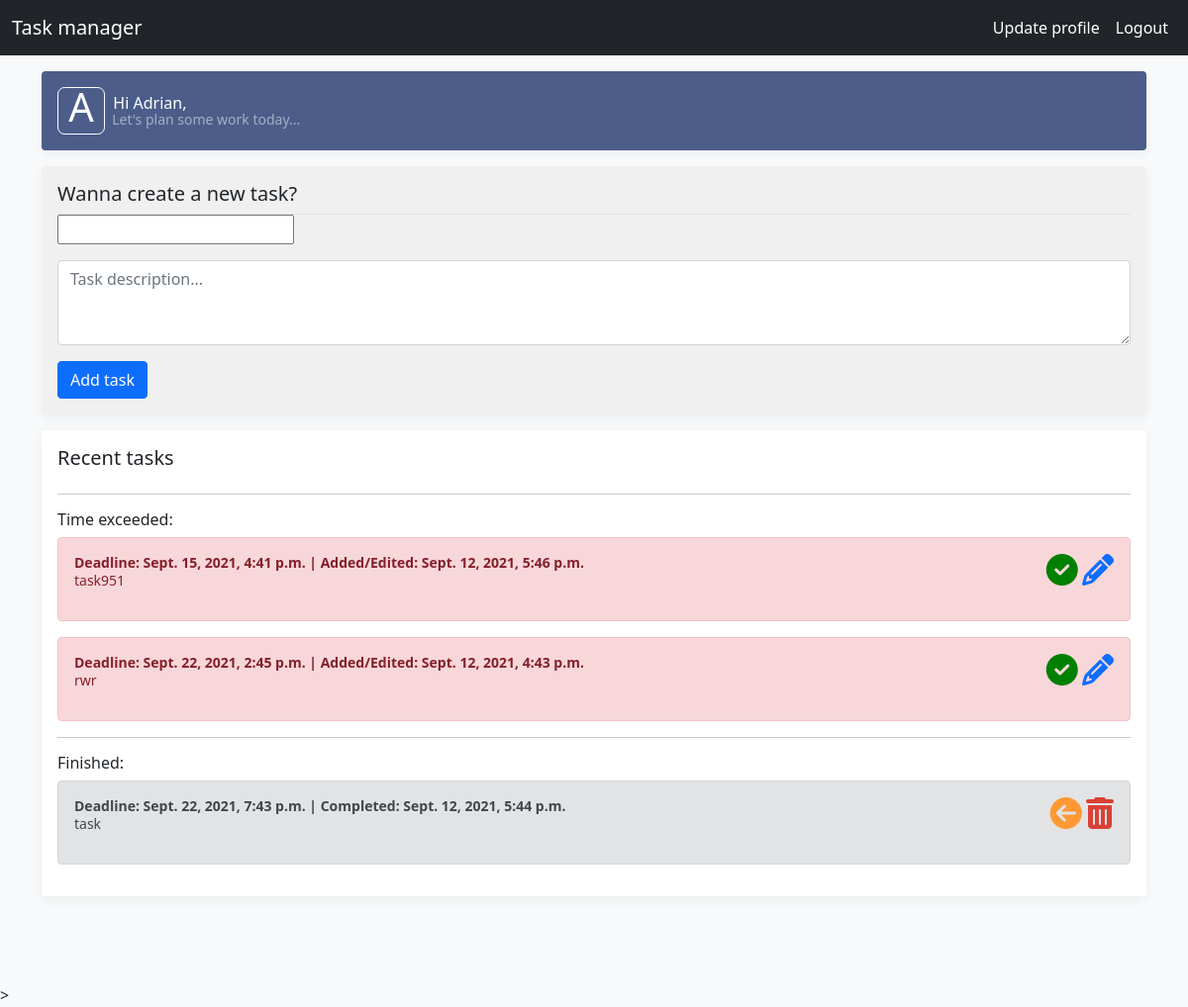
The app's page / (signed in) with its own data.
### manager/models.py (models this page shows, shortened)
class Task(models.Model):
    author = models.ForeignKey(User, on_delete=models.CASCADE)
    date_added = models.DateTimeField(auto_now=True)
    deadline = models.DateTimeField()
    is_active = models.BooleanField(default=True)
    body = models.TextField(max_length=300)

### manager/views.py (the view, shortened to what this page needs)
# urls.py: path('',CreateShowTasks.as_view(), name='list_tasks'),
class CreateShowTasks(CreateView):
    form_class = TaskForm
    template_name = 'all_tasks.html'
    reverse_lazy('list_tasks')
    def get_context_data(self, **kwargs):
        context = super().get_context_data(**kwargs)
        tasks = Task.objects.all()
        safe_tasks = []
        to_do_now_tasks=[]
        time_exceeded_tasks = []
        done_tasks = []
        for task in tasks:
            if self.request.user.id == task.author.id:
                if task.is_active:
                    if (task.deadline - datetime.now(timezone.utc)).total_seconds()>=86400:
                        safe_tasks.append(task)
                    elif 0<=(task.deadline - datetime.now(timezone.utc)).total_seconds()<86400:
                        to_do_now_tasks.append(task)
                    elif (task.deadline - datetime.now(timezone.utc)).total_seconds()<0:
                        time_exceeded_tasks.append(task)
                else:
                    done_tasks.append(task)
        context["safe_tasks"] = sorted(safe_tasks,key=lambda x: x.deadline)
        context["to_do_now_tasks"] = sorted(to_do_now_tasks,key=lambda x: x.deadline)
        context["time_exceeded_tasks"] = sorted(time_exceeded_tasks,key=lambda x: x.deadline)
        context["done_tasks"] = sorted(done_tasks, key=lambda x: x.deadline)
        return context

### manager/forms.py
class TaskForm(forms.ModelForm):
    deadline = forms.DateTimeField(label='',widget=DateTimePickerInput(attrs={'class': 'form-control','placeholder':'Deadline'}))
    body = forms.CharField(label='', widget=forms.Textarea(attrs={'class': 'form-control','rows':3 ,'placeholder':'Task description...'}))
    class Meta:
        model = Task
        fields = ['deadline', 'body']
        order = ['deadline']

### Templates/all_tasks.html (shortened to what this page needs)
{% extends 'main.html' %}
{% block body %}
      {% if user.is_authenticated %}
          <div class="my-3 p-3  rounded box-shadow" style="background-color:#F0F0F0;">
              <h5 class="border-bottom border-gray pb-2 mb-0">Wanna create a new task?</h5>
               <form method="post">
                {{ form.as_p }}
                <button type="submit" class="btn btn-primary">Add task</button>
              </form>
          </div>
          <div class="my-3 p-3 bg-white rounded box-shadow">
            <h5 class=" border-gray pb-2 mb-0">Recent tasks</h5>
              {% if time_exceeded_tasks or safe_tasks or to_do_now_tasks or done_tasks %}
              {% if time_exceeded_tasks %}
                <hr>
                  <h6 class=" border-gray pb-2 mb-0">Time exceeded:</h6>
                      {% for time_exceeded_task in time_exceeded_tasks %}
                            <div class="alert alert-danger" role="alert">
                                <div class="row">
                                    <div class="col-10">
                                      <p class="media-body pb-3 mb-0 small lh-125  border-gray">
                                        <strong class="d-block text-gray-dark">Deadline: {{ time_exceeded_task.deadline }} | Added/Edited: {{ time_exceeded_task.date_added }}</strong>
                                              {{ time_exceeded_task.body }}
                                      </p>
                                    </div>
                                    <div class="col-2" style="text-align:right">
                                        <a href="{% url 'complete_task' time_exceeded_task.pk %}" title="done"><i class="fas fa-check-circle fa-2x" style="color:green"></i></a>
                                        <a href="{% url 'edit_task' time_exceeded_task.pk %}" title="edit"><i class="fas fa-pencil-alt fa-2x"></i></a>
                                    </div>
                                </div>
                            </div>
                      {% endfor %}
                  {% endif %}
              {% if done_tasks %}
                  <hr>
                  <h6 class=" border-gray pb-2 mb-0">Finished:</h6>
                      {% for done_task in done_tasks %}
                            <div class="alert alert-secondary" role="alert">
                                <div class="row">
                                    <div class="col-10">
                                      <p class="media-body pb-3 mb-0 small lh-125 border-gray">
                                        <strong class="d-block text-gray-dark">Deadline: {{ done_task.deadline }} | Completed: {{ done_task.date_added }}</strong>
                                              {{ done_task.body }}
                                      </p>
                                    </div>
                                    <div class="col-2" style="text-align:right">
                                        <a href="{% url 'complete_task' done_task.pk %}" title="restore"><i class="fas fa-arrow-circle-left fa-2x" style="color:#FF9933"></i></a>
                                        <a href="" type="button" data-toggle="modal" data-target="#exampleModal"><i class="fas fa-trash-alt fa-2x" style="color:#DB4035"></i></a>
                                    </div>
                                </div>
                            </div>
                      {% endfor %}
              {% endif %}
              {% else %}
                <h6>You have no tasks yet, add one above...</h6>
              {% endif %}
          </div>
      {% endif %}
{% endblock %}

### Templates/main.html (shortened to what this page needs)
<!doctype html>
<html lang="en">
{% load static %}
  <head>
    <link href="https://cdn.jsdelivr.net/npm/bootstrap@5.1.0/dist/css/bootstrap.min.css" rel="stylesheet">
    <link href="{% static 'style.css' %}" rel="stylesheet">
  </head>
<body class="bg-light" style=" background-image: url('http://getwallpapers.com/wallpaper/full/a/5/d/544750.jpg'); background-size: cover;" >
<nav class="navbar navbar-expand-lg navbar-dark bg-dark">
  <div class="container-fluid">
    <a class="navbar-brand" href="{% url 'list_tasks' %}">Task manager</a>
    <div class="d-flex">
      <div class="collapse navbar-collapse" id="navbarNavDropdown">
        <ul class="navbar-nav" >
          <li class="nav-item">
            {% if user.is_authenticated %}
              <a class="nav-link active" aria-current="page" href="{% url 'update_profile' %}" >Update profile</a>
            {% endif %}
          </li>
          <li class="nav-item">
            {% if user.is_authenticated %}
              <a class="nav-link active" aria-current="page" href="{% url 'logout' %}" >Logout</a>
            {% endif %}
          </li>
        </ul>
      </div>
    </div>
  </div>
</nav>
<main role="main" class="container">
      <div class="d-flex align-items-center p-3 my-3 text-white-50 rounded box-shadow" style="background-color:#4C5D8A ">
        <div class="card " style="width: 3rem; height:3rem;background-color:#4C5D8A; color:white;display: flex;justify-content: center;align-items: center; border-radius: 15%; border-color:white">
                {% if user.is_authenticated %}
                    <div class="card-body">
                            <h1>{{user.username|first|title}}</h1>
                    </div>
                {% else %}
                    <div class="card-body">
                            <h1>...</h1>
                    </div>
                {% endif %}
        </div>
        <div class="lh-100">
            {% if user.is_authenticated %}
                <h6 class="mb-0 text-white lh-100">&nbsp Hi {{ user.username|title }},</h6>
            {% else %}
                <h6 class="mb-0 text-white lh-100">&nbsp Hi,</h6>
            {% endif %}
          <small>&nbsp Let's plan some work today...</small>
        </div>
      </div>
  {% block body %}
{% endblock %}
</main>>
</body>
</html>

### static/style.css (style rules this page uses)
html, body { overflow-x: hidden; }
body { padding-top: 0px; }
.text-white-50 { color: rgba(255, 255, 255, .5); }
.border-bottom { border-bottom: 1px solid #e5e5e5; }
.box-shadow { box-shadow: 0 .25rem .75rem rgba(0, 0, 0, .05); }
.lh-100 { line-height: 1; }
.lh-125 { line-height: 1.25; }

### records on screen
Task: deadline "Sept. 15, 2021, 4:41 p.m.", date_added "Sept. 12, 2021, 5:46 p.m.", body "task951"
Task: deadline "Sept. 22, 2021, 2:45 p.m.", date_added "Sept. 12, 2021, 4:43 p.m.", body "rwr"
Task: deadline "Sept. 22, 2021, 7:43 p.m.", date_added "Sept. 12, 2021, 5:44 p.m.", body "task"

### other values on screen
{{ user.username|first|title }} "A"
{{ user.username|title }} "Adrian"
